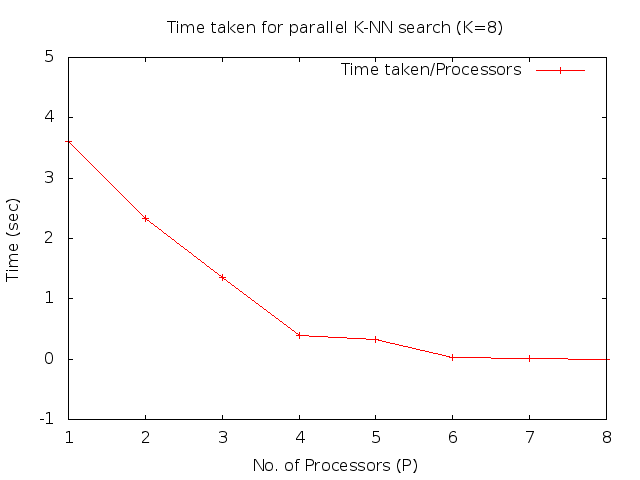

Reproduce this figure in gnuplot.
set title "Time taken for parallel K-NN search (K=8)"
set ylabel "Time (sec)"
set xlabel "No. of Processors (P)"
set xrange [ 1 : 8 ]
set yrange [ -1 : 5 ]
set datafile missing "-"
#set xtics nomirror rotate by -65 font ",8"
set auto x
#set linestyle 1 lt 2 lw 3
#set key box linestyle 1
#set key box left top
#
# First plot using linepoints

set style data linespoints
set datafile separator ","
plot "../data/scalability.csv" using 1:2 ti "Time taken/Processors"
set terminal png 
set output "scalability.png"
replot
pause -1
